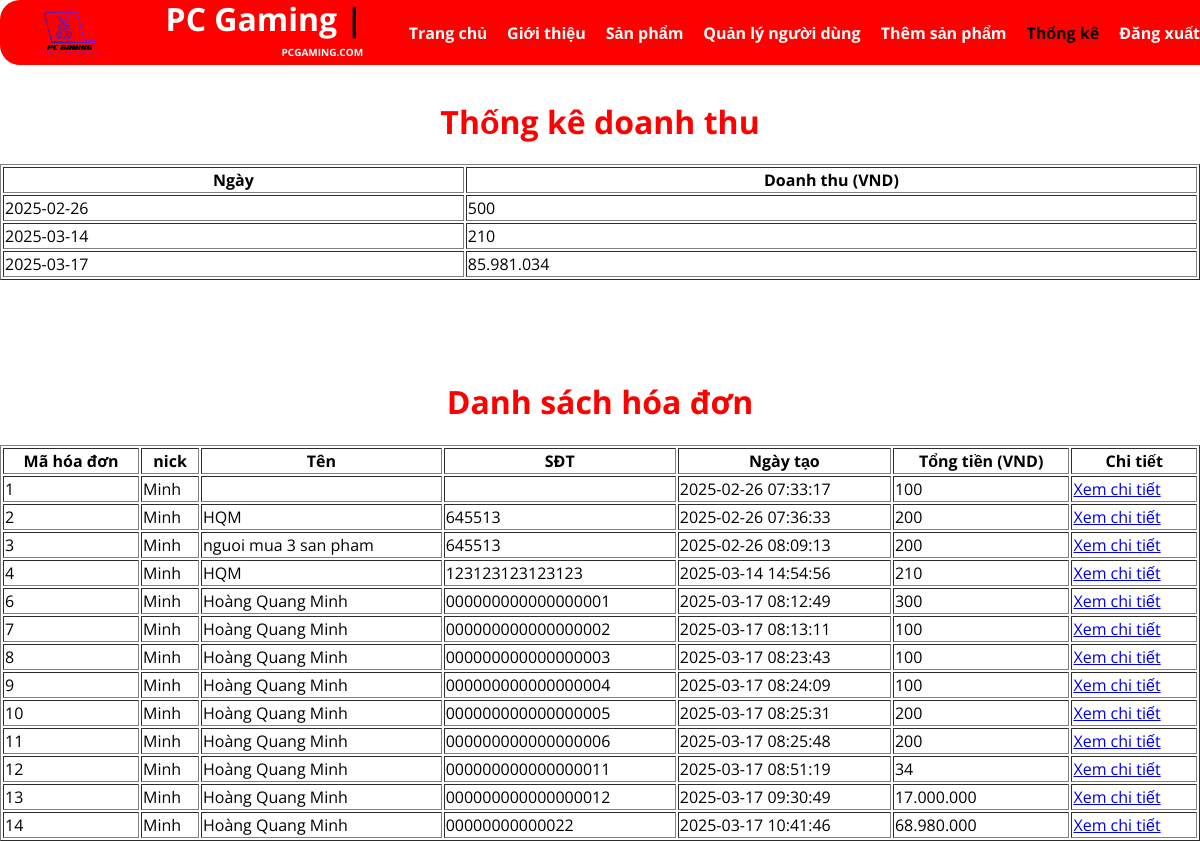
Screenshot of /thong_ke.php (signed in) with the database file from the repository.
### tables this page shows
CREATE TABLE `hoa_don` (
  `ma_hoa_don` int(11) NOT NULL,
  `username` varchar(50) NOT NULL,
  `tong_tien` decimal(20,0) NOT NULL,
  `ngay_tao` timestamp NOT NULL DEFAULT current_timestamp(),
  `ten` varchar(255) NOT NULL,
  `so_dien_thoai` varchar(20) NOT NULL,
  `dia_chi` text NOT NULL
);

### thong_ke.php (the view, shortened to what this page needs)
<?php
include 'connect.php';
$sql_revenue = "SELECT DATE(ngay_tao) as date, SUM(tong_tien) as revenue FROM hoa_don GROUP BY DATE(ngay_tao)";
$result_revenue = $conn->query($sql_revenue);
$sql_invoices = "SELECT * FROM hoa_don";
$result_invoices = $conn->query($sql_invoices);
?>
<!DOCTYPE html>
<html>
<head>
    <link rel="stylesheet" href="https://cdnjs.cloudflare.com/ajax/libs/font-awesome/6.1.1/css/all.min.css">
    <link rel="stylesheet" href="CSS/HderFter.css">
    <link rel="stylesheet" href="CSS/SP.css">
</head>
<body>
    <header>
        <img src="Anh/pcgaming.png" alt="" width="100px" height="130px">
        <a href="index.php" class="logo">PC Gaming
            <span>|</span>
            <br>
            <p> PCGAMING.COM</p>
        </a>
        <nav>
            <ul>
                <li><a href="index.php">Trang chủ</a></li>
                <li><a href="gioithieu.php">Giới thiệu</a></li>
                <li><a href="san_pham.php">Sản phẩm</a></li>
                <li><a href="ql_nguoi_dung.php">Quản lý người dùng</a></li>
                <li><a href="them_san_pham.html">Thêm sản phẩm</a></li>
                <li><a href="thong_ke.php" style="color: black;">Thống kê</a></li>
                <li><a href="logout.php">Đăng xuất</a></li>
            </ul>
        </nav>
    </header>
    <h1>Thống kê doanh thu</h1>
    <table border="1">
        <tr>
            <th>Ngày</th>
            <th>Doanh thu (VND)</th>
        </tr>
        <?php
        if ($result_revenue->num_rows > 0) {
            while ($row = $result_revenue->fetch_assoc()) {
                $formatted_revenue = number_format($row['revenue'], 0, ',', '.');
                echo "<tr>
                        <td>{$row['date']}</td>
                        <td>{$formatted_revenue}</td>
                      </tr>";
            }
        } else {
            echo "<tr><td colspan='2'>Không có dữ liệu</td></tr>";
        }
        ?>
    </table>
    <h1>Danh sách hóa đơn</h1>
    <table border="1">
        <tr>
            <th>Mã hóa đơn</th>
            <th>nick</th>
            <th>Tên</th>
            <th>SĐT</th>
            <th>Ngày tạo</th>
            <th>Tổng tiền (VND)</th>
            <th>Chi tiết</th>
        </tr>
        <?php
        if ($result_invoices->num_rows > 0) {
            while ($row = $result_invoices->fetch_assoc()) {
                $formatted_total = number_format($row['tong_tien'], 0, ',', '.');
                echo "<tr>
                        <td>{$row['ma_hoa_don']}</td>
                        <td>{$row['username']}</td>
                        <td>{$row['ten']}</td>
                        <td>{$row['so_dien_thoai']}</td>
                        <td>{$row['ngay_tao']}</td>
                        <td>{$formatted_total}</td>
                        <td><a href='chi_tiet_hoa_don.php?id={$row['ma_hoa_don']}'>Xem chi tiết</a></td>
                      </tr>";
            }
        } else {
            echo "<tr><td colspan='7'>Không có dữ liệu</td></tr>";
        }
        ?>
    </table>
</body>
</html>

### CSS/HderFter.css (style rules this page uses)
body { min-height: 100vh; display: flex; flex-direction: column; font-family: 'Open Sans', sans-serif; background-color: rgb(255, 255, 255); margin: 0; }
header { height: 65px; position: fixed; top: 0; left: 0; width: 100%; padding: 0 20px; z-index: 10000; display: flex; justify-content: space-between; align-items: center; background-color: rgb(255, 0, 0); border-radius: 20px; }
header .logo { color: rgb(255, 255, 255); font-weight: 700; font-size: 2em; text-decoration: none; }
header .logo span { color: rgb(0, 0, 0); }
header .logo p { font-size: 10px; margin-top: 5px; float: right; color: rgb(255, 255, 255); }
nav ul { list-style-type: none; padding: 0; display: flex; align-items: center; }
nav ul li { margin-right: 20px; }
nav ul li a { color: #ffffff; text-decoration: none; font-weight: bold; }
h1 { color: #ff0000; text-align: center; margin-top: 100px; }

### rows the page displays
hoa_don: ma_hoa_don "1", username "Minh", ngay_tao "2025-02-26 07:33:17", tong_tien "100"
hoa_don: ma_hoa_don "2", username "Minh", ten "HQM", so_dien_thoai "645513", ngay_tao "2025-02-26 07:36:33", tong_tien "200"
hoa_don: ma_hoa_don "3", username "Minh", ten "nguoi mua 3 san pham", so_dien_thoai "645513", ngay_tao "2025-02-26 08:09:13", tong_tien "200"
hoa_don: ma_hoa_don "4", username "Minh", ten "HQM", so_dien_thoai "123123123123123", ngay_tao "2025-03-14 14:54:56", tong_tien "210"
hoa_don: ma_hoa_don "6", username "Minh", ten "Hoàng Quang Minh", so_dien_thoai "000000000000000001", ngay_tao "2025-03-17 08:12:49", tong_tien "300"
hoa_don: ma_hoa_don "7", username "Minh", ten "Hoàng Quang Minh", so_dien_thoai "000000000000000002", ngay_tao "2025-03-17 08:13:11", tong_tien "100"
hoa_don: ma_hoa_don "8", username "Minh", ten "Hoàng Quang Minh", so_dien_thoai "000000000000000003", ngay_tao "2025-03-17 08:23:43", tong_tien "100"
hoa_don: ma_hoa_don "9", username "Minh", ten "Hoàng Quang Minh", so_dien_thoai "000000000000000004", ngay_tao "2025-03-17 08:24:09", tong_tien "100"
hoa_don: ma_hoa_don "10", username "Minh", ten "Hoàng Quang Minh", so_dien_thoai "000000000000000005", ngay_tao "2025-03-17 08:25:31", tong_tien "200"
hoa_don: ma_hoa_don "11", username "Minh", ten "Hoàng Quang Minh", so_dien_thoai "000000000000000006", ngay_tao "2025-03-17 08:25:48", tong_tien "200"
hoa_don: ma_hoa_don "12", username "Minh", ten "Hoàng Quang Minh", so_dien_thoai "000000000000000011", ngay_tao "2025-03-17 08:51:19", tong_tien "34"
hoa_don: ma_hoa_don "13", username "Minh", ten "Hoàng Quang Minh", so_dien_thoai "000000000000000012", ngay_tao "2025-03-17 09:30:49", tong_tien "17.000.000"
hoa_don: ma_hoa_don "14", username "Minh", ten "Hoàng Quang Minh", so_dien_thoai "00000000000022", ngay_tao "2025-03-17 10:41:46", tong_tien "68.980.000"

### other values shown
$row['date'] "2025-02-26"
$formatted_revenue "500"
$row['date'] "2025-03-14"
$formatted_revenue "210"
$row['date'] "2025-03-17"
$formatted_revenue "85.981.034"
